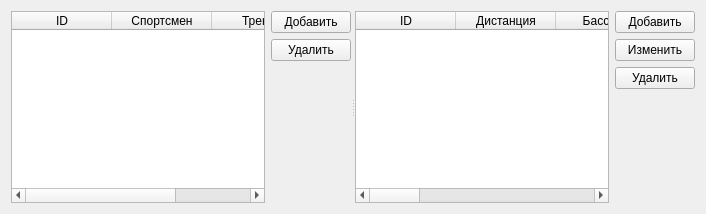
              <widget class="QWidget" name="participantsTab">
               <attribute name="title">
                <string>Участники</string>
               </attribute>
               <layout class="QGridLayout" name="gridLayout_8">
                <item row="0" column="0">
                 <widget class="QSplitter" name="splitter_3">
                  <property name="orientation">
                   <enum>Qt::Horizontal</enum>
                  </property>
                  <widget class="QWidget" name="horizontalLayoutWidget">
                   <layout class="QHBoxLayout" name="horizontalLayout_3">
                    <item>
                     <widget class="QTableWidget" name="participantsParticipantsTable">
                      <property name="editTriggers">
                       <set>QAbstractItemView::NoEditTriggers</set>
                      </property>
                      <property name="selectionMode">
                       <enum>QAbstractItemView::SingleSelection</enum>
                      </property>
                      <property name="selectionBehavior">
                       <enum>QAbstractItemView::SelectRows</enum>
                      </property>
                      <property name="sortingEnabled">
                       <bool>true</bool>
                      </property>
                      <column>
                       <property name="text">
                        <string>ID</string>
                       </property>
                      </column>
                      <column>
                       <property name="text">
                        <string>Спортсмен</string>
                       </property>
                      </column>
                      <column>
                       <property name="text">
                        <string>Тренер</string>
                       </property>
                      </column>
                     </widget>
                    </item>
                    <item>
                     <layout class="QVBoxLayout" name="verticalLayout_2">
                      <item>
                       <widget class="QPushButton" name="addParticipantButton">
                        <property name="text">
                         <string>Добавить</string>
                        </property>
                       </widget>
                      </item>
                      <item>
                       <widget class="QPushButton" name="removeParticipantButton">
                        <property name="text">
                         <string>Удалить</string>
                        </property>
                       </widget>
                      </item>
                      <item>
                       <spacer name="verticalSpacer">
                        <property name="orientation">
                         <enum>Qt::Vertical</enum>
                        </property>
                        <property name="sizeHint" stdset="0">
                         <size>
                          <width>20</width>
                          <height>40</height>
                         </size>
                        </property>
                       </spacer>
                      </item>
                     </layout>
                    </item>
                   </layout>
                  </widget>
                  <widget class="QWidget" name="horizontalLayoutWidget_2">
                   <layout class="QHBoxLayout" name="horizontalLayout_5">
                    <item>
                     <widget class="QTableWidget" name="participantsResultsTable">
                      <property name="editTriggers">
                       <set>QAbstractItemView::NoEditTriggers</set>
                      </property>
                      <property name="selectionMode">
                       <enum>QAbstractItemView::SingleSelection</enum>
                      </property>
                      <property name="selectionBehavior">
                       <enum>QAbstractItemView::SelectRows</enum>
                      </property>
                      <property name="sortingEnabled">
                       <bool>true</bool>
                      </property>
                      <column>
                       <property name="text">
                        <string>ID</string>
                       </property>
                      </column>
                      <column>
                       <property name="text">
                        <string>Дистанция</string>
                       </property>
                      </column>
                      <column>
                       <property name="text">
                        <string>Бассейн</string>
                       </property>
                      </column>
                      <column>
                       <property name="text">
                        <string>Спортсмен</string>
                       </property>
                      </column>
                      <column>
                       <property name="text">
                        <string>Заплыв</string>
                       </property>
                      </column>
                      <column>
                       <property name="text">
                        <string>Дорожка</string>
                       </property>
                      </column>
                      <column>
                       <property name="text">
                        <string>Результат</string>
                       </property>
                      </column>
                      <column>
                       <property name="text">
                        <string>Место</string>
                       </property>
                      </column>
                      <column>
                       <property name="text">
                        <string>Выполненный разряд</string>
                       </property>
                      </column>
                     </widget>
                    </item>
                    <item>
                     <widget class="QGroupBox" name="groupBox">
                      <property name="autoFillBackground">
                       <bool>false</bool>
                      </property>
                      <property name="styleSheet">
                       <string notr="true">QGroupBox { 
     border: 0px; 
 } 
</string>
                      </property>
                      <property name="title">
                       <string/>
                      </property>
                      <property name="alignment">
                       <set>Qt::AlignLeading|Qt::AlignLeft|Qt::AlignVCenter</set>
                      </property>
                      <property name="flat">
                       <bool>false</bool>
                      </property>
                      <layout class="QVBoxLayout" name="verticalLayout_5">
                       <property name="leftMargin">
                        <number>0</number>
                       </property>
                       <property name="topMargin">
                        <number>0</number>
                       </property>
                       <property name="rightMargin">
                        <number>0</number>
                       </property>
                       <property name="bottomMargin">
                        <number>0</number>
                       </property>
                       <item>
                        <widget class="QPushButton" name="addResultButton">
                         <property name="text">
                          <string>Добавить</string>
                         </property>
                        </widget>
                       </item>
                       <item>
                        <widget class="QPushButton" name="changeResultButton">
                         <property name="text">
                          <string>Изменить</string>
                         </property>
                        </widget>
                       </item>
                       <item>
                        <widget class="QPushButton" name="deleteResultButton">
                         <property name="text">
                          <string>Удалить</string>
                         </property>
                        </widget>
                       </item>
                       <item>
                        <spacer name="verticalSpacer_7">
                         <property name="orientation">
                          <enum>Qt::Vertical</enum>
                         </property>
                         <property name="sizeHint" stdset="0">
                          <size>
                           <width>20</width>
                           <height>40</height>
                          </size>
                         </property>
                        </spacer>
                       </item>
                      </layout>
                     </widget>
                    </item>
                   </layout>
                  </widget>
                 </widget>
                </item>
               </layout>
              </widget>
